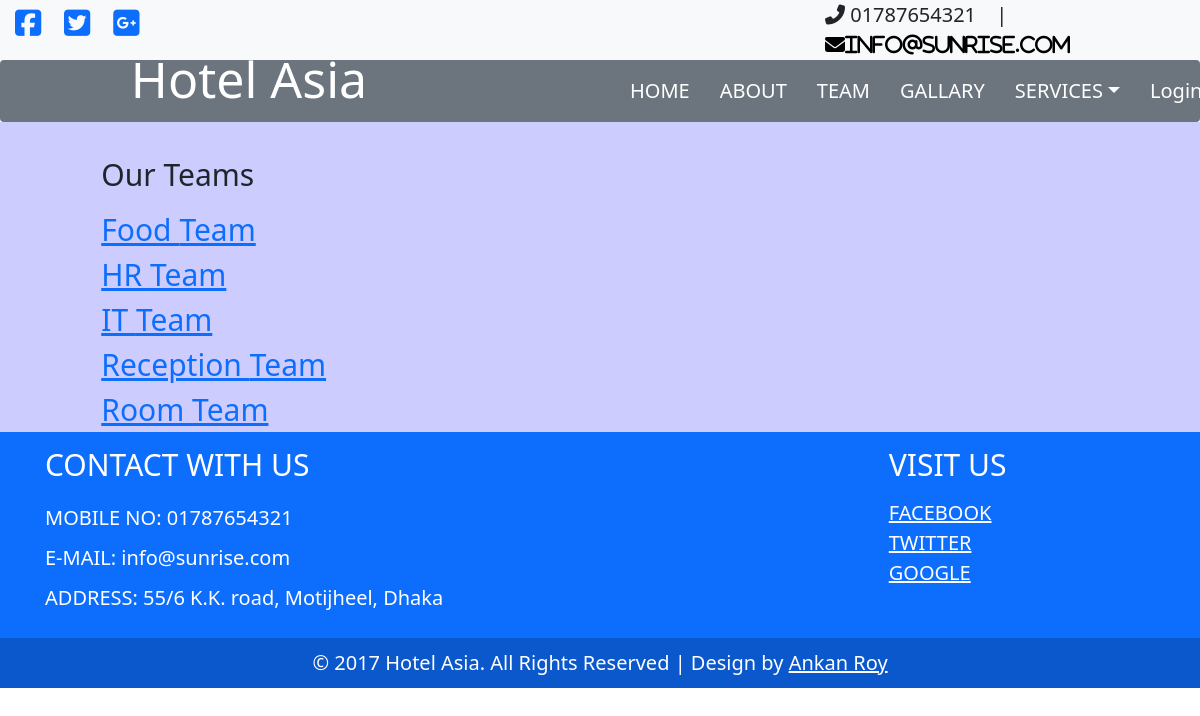
The app's page /team.php with its own data.
### tables this page shows
CREATE TABLE `contacts` (
  `id` int(10) NOT NULL,
  `mobile` varchar(15) NOT NULL,
  `email` varchar(30) NOT NULL,
  `facebook` varchar(50) NOT NULL,
  `twitter` varchar(50) NOT NULL,
  `google` varchar(50) NOT NULL,
  `address` varchar(50) DEFAULT NULL
);

CREATE TABLE `department` (
  `dp_id` int(11) NOT NULL,
  `dp_name` varchar(20) NOT NULL
);

### team.php (the view, shortened to what this page needs)
<!doctype html>
<html>
<head>
  <link rel="stylesheet" href="css\bootstrap.css">
  <link rel="stylesheet" href="css\about.css">
</head>
<body>
  <div class="container-flud">
    <div class="row">
      <?php
      include 'header.php';
       ?>
    </div>
    <section class="body-background">
    <div class="row">
      <div class="col-sm-10 offset-1">
        <br>
        <br>
        <p style="font-size: 30px;">Our Teams</p>
        <?php
        $conn = mysqli_connect("localhost","root","","hms") or die("Connection failed");
        $sql = "Select * from department";
        $result = mysqli_query($conn, $sql) or die("Query failed");
        if(mysqli_num_rows($result) >0) {
          while ($row = mysqli_fetch_assoc($result)){
         ?>
        <a href="viewTeam.php?dep=<?php echo $row['dp_name']?>" style="font-size: 30px;"><?php echo ucfirst($row['dp_name']).' Team';?></a>
        <br>
      <?php
        }
      }
      ?>
      </div>
    </div>
  </section>
  <div class="row">
    <?php
    include "footer.php";
     ?>
  </div>
  </div>
</body>
</html>

### header.php (shortened to what this page needs)
<!doctype html>
<html>
  <head>
    <link rel="stylesheet" href="css\bootstrap.css">
    <link rel="stylesheet" href="css\header.css">
    <link rel="stylesheet" href="https://maxcdn.bootstrapcdn.com/bootstrap/3.4.1/css/bootstrap.min.css">
  </head>
  <body>
    <?php
    $conn = mysqli_connect("localhost","root","","hms") or die("Connection failed");
    $sql = "Select * from contacts";
    $result = mysqli_query($conn, $sql) or die("Query failed");
    if(mysqli_num_rows($result) >0) {
     ?>
    <div class="container-flud">
      <section class="bg-light">
      <div class="row">
        <div class="col-lg-3" style="font-size:30px; ">
          <?php
          $row = mysqli_fetch_assoc($result);
           ?>
          <span class="text-black">
          <a href="<?php echo $row['facebook'];?>"><i class="fab fa-facebook-square roy"></i></a>
          </span>
          <span class="text-black">
            <a href="<?php echo $row['twitter'];?>"><i class="fab fa-twitter-square roy"></i></a>
          </span>
          <span class="text-black">
            <a href="<?php echo $row['google'];?>"><i class="fab fa-google-plus-square roy"></i></a>
          </span>
        </div>
        <div class="col-4 offset-5" style="font-size:20px;">
          <span class="text-black roy">
            <i class="fas fa-phone-alt"></i>
            <?php echo $row['mobile'];
            ?>
          </span>
          <span class="text-black roy">
            |
          </span>
          <span class="text-black roy">
            <a href="mailto:info@example.com" style="color:black"><i class="fas fa-envelope"><?php echo $row['email'];?></i></a>
          </span>
        </div>
      </div>
  </section>
  <?php
    }
  ?>
    <div class="row">
      <div>
          <nav class="navbar navbar-expand-md navbar-light bg-secondary"style="margin-bottom: 0px;">
      <div class="col-lg-2 offset-lg-1">
          <a href="index.php" class="navbar-brand" style="font-size: 50px; color:white"> Hotel Asia </a>
            </div>
    <div class="col-md-6 offset-lg-3 offset-md-2">
          <ul class="navbar-nav">
            <li class="nav-item"> <a href="index.php" class="nav-link text-white menu-icon" style="padding:15px">HOME</a></li>
            <li class="nav-item"> <a href="about.php" class="nav-link text-white menu-icon" style="padding:15px">ABOUT</a></li>
            <li class="nav-item"> <a href="team.php" class="nav-link text-white menu-icon" style="padding:15px">TEAM</a></li>
            <li class="nav-item"> <a href="gallary.php" class="nav-link text-white menu-icon" style="padding:15px">GALLARY</a></li>
            <li class="nav-item dropdown text-white"> <a href="#" class="nav-link dropdown-toggle text-white menu-icon" data-toggle="dropdown" style="padding:15px">SERVICES</a>
            </li>
            <?php
            if(!isset($_SESSION['username'])){
            ?>
            <li class="nav-item"> <a href="login.php" class="nav-link text-white menu-icon" style="padding:15px">Login</a></li>
          <?php }
           ?>
          </ul>
        </div>
        </nav>
      </div>
      </div>
    </div>
  </body>
</html>

### footer.php (shortened to what this page needs)
<!doctype html>
<html>
<head>
  <link rel="stylesheet" href="css\bootstrap.css">
  <link rel="stylesheet" href="css\footer.css">
</head>
<body>
<footer class="bg-primary text-center text-lg-start">
  <div class="container p-4">
    <div class="row">
      <div class="col-lg-6 col-md-12 mb-4 mb-md-0">
        <h5 class="text-uppercase text-white text_size">CONTACT WITH US</h5><br>
        <?php
        $conn = mysqli_connect("localhost","root","","hms") or die("Connection failed");
        $sql = "Select * from contacts";
        $result = mysqli_query($conn, $sql) or die("Query failed");
        if(mysqli_num_rows($result) >0) {
        $row = mysqli_fetch_assoc($result);
         ?>
      <section class="text-white text_size2">
        <p >MOBILE NO: <?php echo $row['mobile'];?></p>
        <p>E-MAIL: <?php echo $row['email'];?></p>
        <p>ADDRESS: <?php echo $row['address'];?></p>
      </section>
      </div>
      <div class="col-lg-3 col-md-6 mb-4 mb-md-0 offset-lg-3 ">
        <h5 class="text-uppercase mb-0 text-white text_size">VISIT US</h5><br>
        <ul class="list-unstyled text_size2">
          <li>
            <a href="<?php echo $row['facebook'];?>" class="text-white">FACEBOOK</a>
          </li>
          <li>
            <a href="<?php echo $row['twitter'];?>" class="text-white">TWITTER</a>
          </li>
          <li>
            <a href="<?php echo $row['google'];?>" class="text-white">GOOGLE</a>
          </li>
        </ul>
        <?php
          }
        ?>
      </div>
    </div>
  </div>
  <div class="text-center p-3 text-white text_size2" style="background-color: rgba(0, 0, 0, 0.2);">
    © 2017 Hotel Asia. All Rights Reserved | Design by
    <a class="text-white" href="#">Ankan Roy</a>
  </div>
</footer>
</body>
</html>

### css/about.css (style rules this page uses)
.body-background { background-color: #ccccff; }

### css/header.css (style rules this page uses)
.roy { padding: 2px 0px 2px 15px; }
.menu-icon { font-size: 20px; }

### css/footer.css (style rules this page uses)
.text_size { font-size: 30px; }
.text_size2 { font-size: 20px; }

### records on screen
contacts: mobile "01787654321", email "info@sunrise.com", address "55/6 K.K. road, Motijheel, Dhaka"
department: dp_name "Food"
department: dp_name "HR"
department: dp_name "IT"
department: dp_name "Reception"
department: dp_name "Room"
